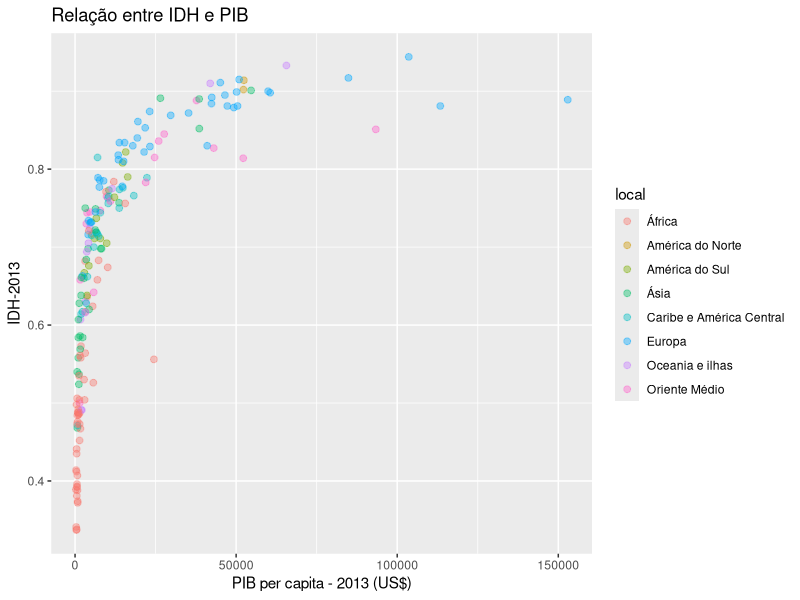
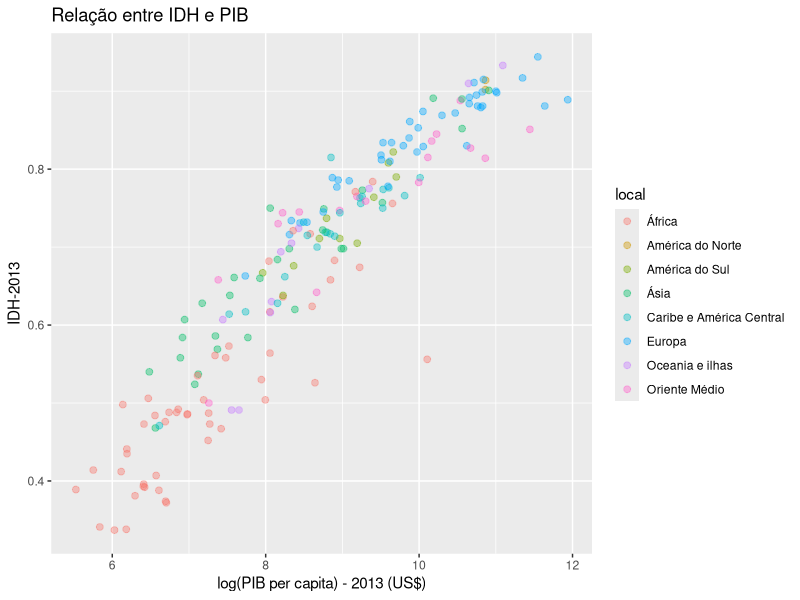

The R source for these figures, in order:
## ---- chunk 1
knitr::opts_chunk$set(echo = TRUE)
## ---- chunk 2
library(readxl)
dados = read_xlsx("mundo.xlsx")
x = dados$`PIB per capita - 2013 (US$)`
y = dados$`IDH-2013`
local = dados$Localização
## ---- chunk 3
library(ggplot2)
ggplot(dados, aes(x=x,y=y)) + geom_point(size = 2, alpha = 0.4, aes(color = local)) + 
labs(title = "Relação entre IDH e PIB",
     x = "PIB per capita - 2013 (US$)",
     y = "IDH-2013")
## ---- chunk 4
R2_linear = round(cor(x,y)^2,2)     # Ajuste linear
R2_log = round(cor(log(x),y)^2,2)   # Ajuste logarítmico
R2 = data.frame(R2_linear,R2_log)
library(knitr)
kable(R2)

## ---- chunk 5
library(ggplot2)
ggplot(dados, aes(x=log(x),y=y)) + geom_point(size = 2, alpha = 0.4, aes(color = local)) + 
labs(title = "Relação entre IDH e PIB",
     x = "log(PIB per capita) - 2013 (US$)",
     y = "IDH-2013")
## ---- chunk 6
modelo = lm(y ~ log(x)) 
resumo = summary(modelo)
tabela1 = round(resumo$coefficients,2) 
tabela2 = round(confint(modelo, level = 0.95),2) 
## ---- chunk 7
kable(tabela1)
kable(tabela2)
## ---- chunk 8
logaritmo = function(x,y,alfa){
  mod = lm(y ~ log(x))
  res = summary(mod)
  if(res$coefficients[2,4] >= alfa){
    cat("Não há relação entre x e y,", "y =", 
        round(mean(y),2), "\n")
  }else{
    if(res$coefficients[1,4] >= alfa){
      mod = lm(y ~ log(x) - 1)
      res = summary(mod)
      cat("A equação é: y =", res$coefficients[1], "*log(x)", "\n")
      sol = round(confint(mod, level = 1-alfa),3) 
      print(sol)
    }else{
      cat("A equação é: y =", mean(y),
          "+", res$coefficients[2,1], "*(log(x) -",  mean(log(x)), ")",
          "\n")
      nova = log(x) - mean(log(x))
      mod2 = lm(y ~ nova)
      sol = round(confint(mod2, level = 1-alfa),3)
      print(sol)
      cat("\n")
      
      cat("A equação é: y =", res$coefficients[1,1],
          "+", res$coefficients[2,1], "*log(x)", "\n")
      sol = round(confint(mod, level = 1-alfa),3) 
      print(sol)
    }
  }
  
}

logaritmo(x,y,0.05)

## ---- chunk 9
newdata = data.frame(x = c(10000)) 
prev = predict(modelo, newdata, interval = "confidence", level= 0.95)
kable(round(prev,3))
